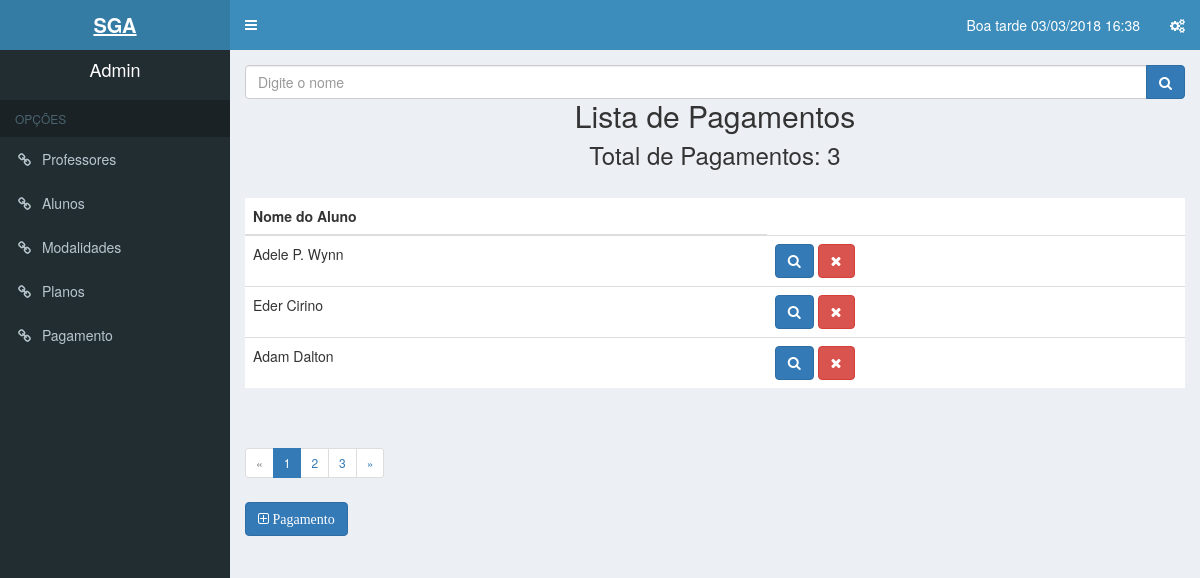
The page /Views/pagamento.php (signed in) on the database its author committed.
### tables this page shows
CREATE TABLE `pagamento` (
  `cd_pagamento` int(5) NOT NULL,
  `mes_referente` varchar(12) NOT NULL,
  `dt_vencimento` varchar(12) NOT NULL,
  `vl_mensalidade` int(6) NOT NULL,
  `nm_aluno` varchar(50) NOT NULL,
  `nm_modalidade` varchar(30) NOT NULL
);

### controllers/limitarPagamento.php (called while the page is built)
<?php
    $PDO = db_connect();
	if (!isset($_GET['pg'])) {
		$pg = 1;
	} else {
		$pg = $_GET['pg'];
	}
	$total_reg = "10";
	$inicio = $pg -1;
	$inicio = $inicio * $total_reg;
	$anterior = $pg -1;
	$proximo = $pg +1;
    $sql = "SELECT * FROM pagamento ORDER BY mes_referente ASC LIMIT $inicio, $total_reg";
    $stmt = $PDO->prepare($sql);
    $stmt->execute();
    $sql_count = "SELECT COUNT(*) AS total FROM pagamento";
    $stmt_count = $PDO->prepare($sql_count);
    $stmt_count->execute();
    $total = $stmt_count->fetchColumn();

### Views/pagamento.php (the view, shortened to what this page needs)
<?php
    include ('../controllers/limitarPagamento.php');
    if($_SESSION['user_status'] == 1){
        include ('header.php');
    }elseif($_SESSION['user_status'] == 2){
        include ('headerAtendente.php');
    }
    elseif($_SESSION['user_status'] == 3){
        include ('headerProfessor.php');
    }
?>
<form name="frmBusca" method="post" action="../Views/pagamentoList.php">
            <div class="input-group">
              <input type="text" name="cxnome" id="cxnome" class="form-control" placeholder="Digite o nome">
              <span class="input-group-btn">
                  <button type="submit" name="buscar" id="search-btn" class="btn btn-primary">
                    <i class="fa fa-search"></i>
                  </button>
              </span>
            </div>
        </form>
<h2 class="center">Lista de Pagamentos</h2>
          <h3 class="center">Total de Pagamentos: <?php if(isset($total)){echo $total;} ?></h3>
          <?php if(isset($total) > 0):?>
          <table class="table table-hover">
              <thead>
                  <tr>
                      <th>Nome do Aluno</th>
                  </tr>
              </thead>
              <tbody>
                  <?php while($user = $stmt->fetch(PDO::FETCH_ASSOC)):?>
                 <tr>
                    <td><?php echo $user['nm_aluno']?></td>
                    <td>
                    <a href="pagamentoPesq.php?cdpagamento=<?php echo $user['cd_pagamento'] ?>">
                    <button class="btn btn-primary fa fa-search"></button></a>
                    <a href="../controllers/deletarPagamento.php?cdpagamento=<?php echo $user['cd_pagamento'] ?>" onclick="return confirm('Tem certeza que deseja remover?');">
                    <button class="btn btn-danger fa fa-times"></button></a>
                      </td>
                  </tr>
                  <?php endwhile;?>
              </tbody>
          </table>
        <?php else: ?>
        <p>Nenhum Pagamento registrado</p>
            <?php endif; ?>
            <?php
           if ($total > 1) {
		echo "<nav>";
		echo "	<ul class='pagination pagination-sm'>";
		if ($anterior > 0) {
			echo "<li>";
			echo "	<a href='?pg=".$anterior."' aria-label='Previous'>";
			echo "		<span aria-hidden='true'>«</span>";
			echo "	</a>";
			echo "</li>";
		} else {
			echo "<li class='disabled'>";
			echo "	<span aria-hidden='true'>«</span>";
			echo "</li>";
		}
		for ($i=1;$i<=$total;$i++) {
			if ($i >= ($pg-4) AND $i <= ($pg+4)) {
				if ($i == $pg) {
					echo "<li class='active'><a href='?pg=".$i."'>".$i."</a></li>";
				} else {
					echo "<li><a href='?pg=".$i."'>".$i."</a></li>";
				}
			}
		}
                        if($pg < $total) {
                                echo "<li>";
                                echo "	<a href='?pg=".$proximo."' aria-label='Next'>";
                                echo "		<span aria-hidden='true'>»</span>";
                                echo "	</a>";
                                echo "</li>";
                        } else {
                                echo "<li class='disabled'>";
                                echo "	<span aria-hidden='true'>»</span>";
                                echo "</li>";
                        }
                        echo "  </ul>";
                        echo "</nav>";
            }
            ?>
       <a href="pagamentoAdd.php"><button class="btn btn-primary fa fa-plus-square-o"> Pagamento</button></a>
<?php include ('footer.php');?>

### rows shown on the page
pagamento: nm_aluno "Adele P. Wynn"
pagamento: nm_aluno "Eder Cirino"
pagamento: nm_aluno "Adam Dalton"

### other values the page prints
dataatual() "Boa tarde 03/03/2018 16:38"
$_SESSION['user_name'] "Admin"
$total "3"
